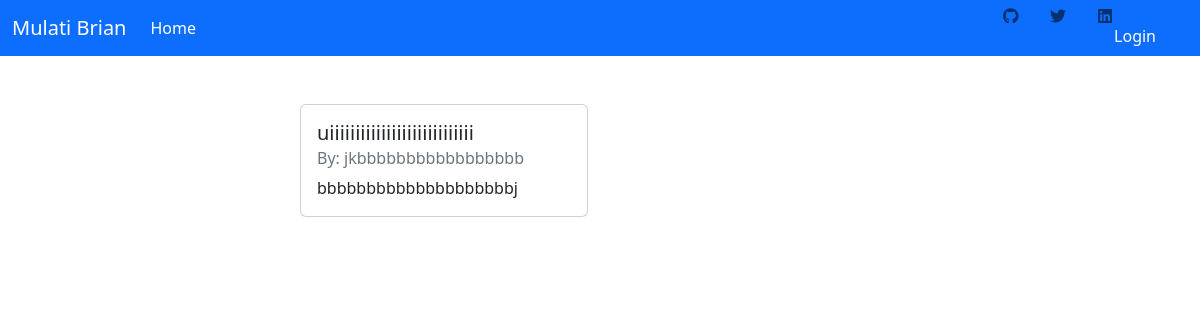
/blogs/1, run on an earlier commit of the app's database.
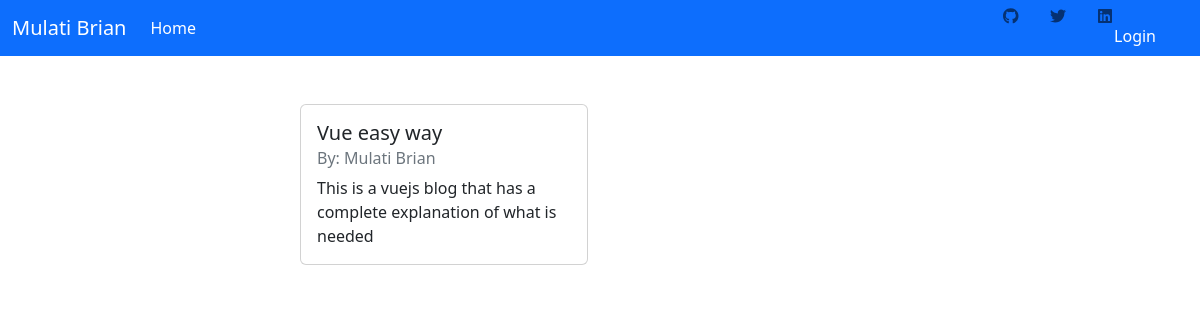
And on a later commit of the database.
### home/models.py (models this page shows, shortened)
class Profile(models.Model):
    title=models.CharField(max_length=50)
    author=models.CharField(max_length=50)
    body=models.TextField()

### home/views.py (the view)
# urls.py: path('blogs/<int:pk>',BlogDetailsView.as_view(),name='blogdetails'),
class BlogDetailsView(DetailView):
    queryset=Profile.objects.all()
    template_name='blog_details.html'

### home/templates/blog_details.html
{% extends 'main.html' %} {% block content%}
<div class="w-50 mx-auto mt-5 bg-white">
  <div class="card" style="width: 18rem">
    <div class="card-body">
      <h5 class="card-title">{{object.title}}</h5>
      <h6 class="card-subtitle mb-2 text-muted">By: {{object.author}}</h6>
      <p class="card-text">{{object.body}}</p>
    </div>
  </div>
</div>
{% endblock%}

What changed in the data, as far as the page shows it:
changed Profile: title "uiiiiiiiiiiiiiiiiiiiiiiiiiiii" → "Vue easy way"; author "jkbbbbbbbbbbbbbbbbb" → "Mulati Brian"; body "bbbbbbbbbbbbbbbbbbbbj" → "This is a vuejs blog that has a complete explanation of what is needed"
